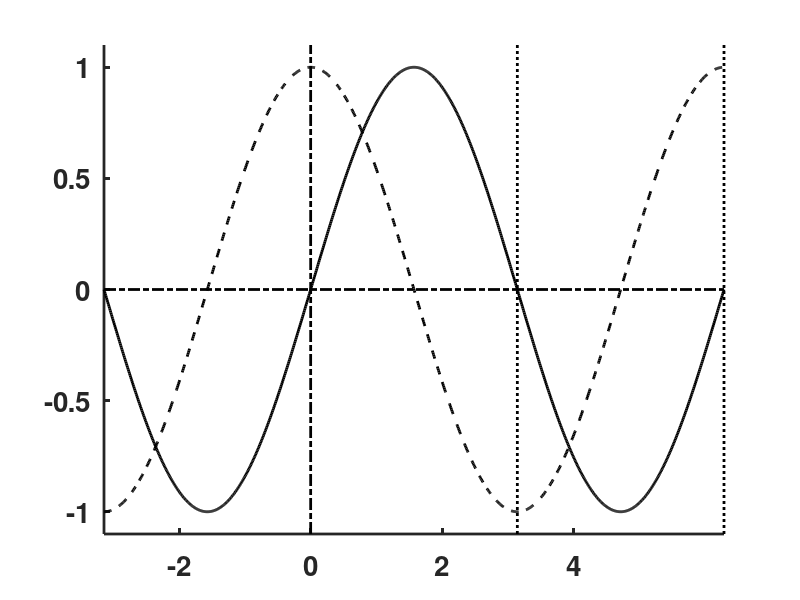

The MATLAB source for this figure: (Note: this script raises an error after producing the figure.)
clear;  figure('Position',[100 100 400 400],'Color',[1 1 1]); clf;  hold on; 

xy=[-pi 2*pi -1.1 1.1];
xx=linspace(-pi,2*pi,1000);  ym1=sin(xx);  
h(1)=plot(xx,ym1,'k','LineWidth',2)
ym1=cos(xx);  
h(2)=plot(xx,ym1,'k--','LineWidth',2)
set(gca,'LineWidth',2); 
axis(xy); axis manual;
plot([xy(1) xy(2)],[0 0],'k-.','LineWidth',2);
plot([0 0],[xy(3) xy(4)],'k-.','LineWidth',2);
set(gca,'XTick',[-2 0 2 4],'YTick',[-1 -0.5 0 0.5 1],'FontSize',20,'FontWeight','bold');
plot([pi pi],[-1.1 1.1],'k:','LineWidth',2);
plot([2*pi 2*pi],[-1.1 1.1],'k:','LineWidth',2);

%assign labels for handles
legend(h,'sin x','cos x',1);
%export to eps (change path and file name accordingly)
print('-depsc2',sprintf('C:\\Documents and Settings\\ajay\\Desktop\\BootCampFig_1203\\BC_2003\\matlab\\fig12a'));
